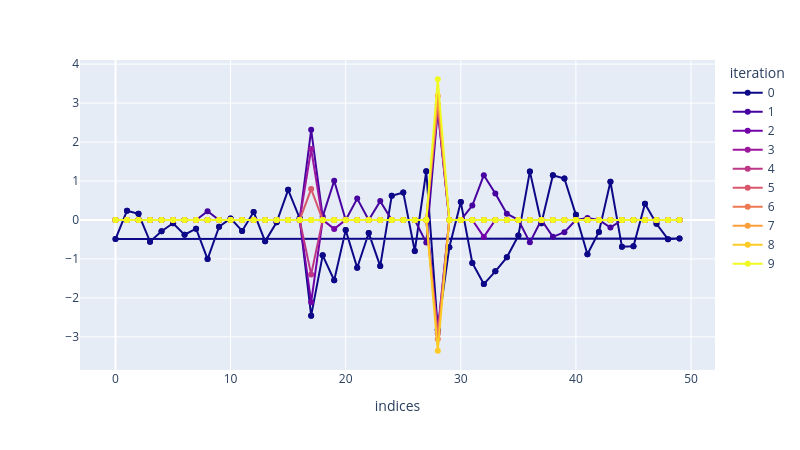

The cell this chart's notebook holds for it:
### Code cell
# résultat    
if N == 1:
    xn = xn.flatten()
    data = pandas.DataFrame({'x':xn, 'y':np.abs(xn), 'iter':np.arange(Niter+1)})
    
    fig = px.scatter(data, x='x', y='y',  
                color='iter',       
                labels={'x':'xn[it]','y':'|xn[it]|'},
                # size='iter',
                )
    
    t = np.linspace(-(np.abs(xn[0])+.5),np.abs(xn[0])+.5,20)
    fig.add_traces(px.line(x=t, y=np.abs(t), color_discrete_sequence=['black'] ).data)

    fig.update_layout(coloraxis_colorbar=dict(
        title=dict(text="Numéro d'itération")))
    t = np.linspace(-4, 4, 400)
    f_t = t**2 + lam*np.abs(t)

    fig = px.line(x=t, y=f_t, labels={'x':'x','y':'f(x)'})
    fig.add_scatter(x=xn, y=xn**2 + lam*np.abs(xn),
                    mode="markers+lines",
                    name="Itérations")


else: 
    data = pandas.DataFrame({'x':np.arange(N), 'y':xn[0], 'iteration':'0'})
    for it in range(0,Niter,Niter//10):
        plt_xn = pandas.DataFrame({'x':np.arange(N), 'y':xn[it], 'iteration':str(it)})
        data   = pandas.concat([data,plt_xn]) 

    myscale = px.colors.sample_colorscale(
        colorscale=px.colors.sequential.Plasma,
        samplepoints=len(data['iteration'].unique()),
        low=0.0, high=1.0,
        colortype="rgb",
    )

    fig = px.line(data,
                x='x',
                y='y', 
                color='iteration',    #color_discrete_sequence=['black','orange', 'orangered'],
                color_discrete_sequence=myscale,           
                labels={'x':'indices','y':''},
                # title='Signaux', 
                markers=True,
                width=800, height=450)


fig.show()

### Figure 1 — Plotly figure (JSON) as saved in the notebook; plotly's stock layout.template omitted (floating-point values rounded to 4 significant figures)
{"data": [{"hovertemplate": "iteration=0<br>indices=%{x}<br>=%{y}<extra></extra>", "legendgroup": "0", "line": {"color": "rgb(13, 8, 135)", "dash": "solid"}, "marker": {"symbol": "circle"}, "mode": "lines+markers", "name": "0", "orientation": "v", "showlegend": true, "type": "scatter", "x": [0, 1, 2, 3, 4, 5, 6, 7, 8, 9, 10, 11, 12, 13, 14, 15, 16, 17, 18, 19, 20, 21, 22, 23, 24, 25, 26, 27, 28, 29, 30, 31, 32, 33, 34, 35, 36, 37, 38, 39, 40, 41, 42, 43, 44, 45, 46, 47, 48, 49, 0, 1, 2, 3, 4, 5, 6, 7, 8, 9, 10, 11, 12, 13, 14, 15, 16, 17, 18, 19, 20, 21, 22, 23, 24, 25, 26, 27, 28, 29, 30, 31, 32, 33, 34, 35, 36, 37, 38, 39, 40, 41, 42, 43, 44, 45, 46, 47, 48, 49], "xaxis": "x", "y": [-0.4892, 0.2372, 0.158, -0.5573, -0.2893, -0.08382, -0.3783, -0.2237, -1.004, -0.1751, 0.03945, -0.282, 0.207, -0.5493, -0.05849, 0.7739, 0.0454, -2.456, -0.9077, -1.547, -0.2607, -1.228, -0.3362, -1.183, 0.6236, 0.7066, -0.7969, 1.251, -2.809, -0.7009, 0.458, -1.105, -1.646, -1.318, -0.9595, -0.4019, 1.247, -0.08256, 1.148, 1.066, 0.1317, -0.8816, -0.3068, 0.9818, -0.6893, -0.6741, 0.4181, -0.09844, -0.4923, -0.4764, -0.4892, 0.2372, 0.158, -0.5573, -0.2893, -0.08382, -0.3783, -0.2237, -1.004, -0.1751, 0.03945, -0.282, 0.207, -0.5493, -0.05849, 0.7739, 0.0454, -2.456, -0.9077, -1.547, -0.2607, -1.228, -0.3362, -1.183, 0.6236, 0.7066, -0.7969, 1.251, -2.809, -0.7009, 0.458, -1.105, -1.646, -1.318, -0.9595, -0.4019, 1.247, -0.08256, 1.148, 1.066, 0.1317, -0.8816, -0.3068, 0.9818, -0.6893, -0.6741, 0.4181, -0.09844, -0.4923, -0.4764], "yaxis": "y"}, {"hovertemplate": "iteration=1<br>indices=%{x}<br>=%{y}<extra></extra>", "legendgroup": "1", "line": {"color": "rgb(70, 3, 159)", "dash": "solid"}, "marker": {"symbol": "circle"}, "mode": "lines+markers", "name": "1", "orientation": "v", "showlegend": true, "type": "scatter", "x": [0, 1, 2, 3, 4, 5, 6, 7, 8, 9, 10, 11, 12, 13, 14, 15, 16, 17, 18, 19, 20, 21, 22, 23, 24, 25, 26, 27, 28, 29, 30, 31, 32, 33, 34, 35, 36, 37, 38, 39, 40, 41, 42, 43, 44, 45, 46, 47, 48, 49], "xaxis": "x", "y": [0.0, -0.0, -0.0, 0.0, 0.0, 0.0, 0.0, 0.0, 0.226, 0.0, -0.0, 0.0, -0.0, 0.0, 0.0, -0.0, -0.0, 2.314, 0.08677, 1.007, 0.0, 0.5477, 0.0, 0.4836, -0.0, -0.0, 0.0, -0.5808, 2.823, 0.0, -0.0, 0.3706, 1.149, 0.6768, 0.1613, 0.0, -0.5747, 0.0, -0.4328, -0.3139, -0.0, 0.04917, 0.0, -0.1933, 0.0, 0.0, -0.0, 0.0, 0.0, 0.0], "yaxis": "y"}, {"hovertemplate": "iteration=2<br>indices=%{x}<br>=%{y}<extra></extra>", "legendgroup": "2", "line": {"color": "rgb(114, 1, 168)", "dash": "solid"}, "marker": {"symbol": "circle"}, "mode": "lines+markers", "name": "2", "orientation": "v", "showlegend": true, "type": "scatter", "x": [0, 1, 2, 3, 4, 5, 6, 7, 8, 9, 10, 11, 12, 13, 14, 15, 16, 17, 18, 19, 20, 21, 22, 23, 24, 25, 26, 27, 28, 29, 30, 31, 32, 33, 34, 35, 36, 37, 38, 39, 40, 41, 42, 43, 44, 45, 46, 47, 48, 49], "xaxis": "x", "y": [0.0, 0.0, 0.0, 0.0, 0.0, 0.0, 0.0, 0.0, -0.0, 0.0, 0.0, 0.0, 0.0, 0.0, 0.0, 0.0, 0.0, -2.111, -0.0, -0.2291, 0.0, -0.0, 0.0, -0.0, 0.0, 0.0, 0.0, 0.0, -2.843, 0.0, 0.0, -0.0, -0.4343, -0.0, -0.0, 0.0, 0.0, 0.0, 0.0, 0.0, 0.0, -0.0, 0.0, 0.0, 0.0, 0.0, 0.0, 0.0, 0.0, 0.0], "yaxis": "y"}, {"hovertemplate": "iteration=3<br>indices=%{x}<br>=%{y}<extra></extra>", "legendgroup": "3", "line": {"color": "rgb(156, 23, 158)", "dash": "solid"}, "marker": {"symbol": "circle"}, "mode": "lines+markers", "name": "3", "orientation": "v", "showlegend": true, "type": "scatter", "x": [0, 1, 2, 3, 4, 5, 6, 7, 8, 9, 10, 11, 12, 13, 14, 15, 16, 17, 18, 19, 20, 21, 22, 23, 24, 25, 26, 27, 28, 29, 30, 31, 32, 33, 34, 35, 36, 37, 38, 39, 40, 41, 42, 43, 44, 45, 46, 47, 48, 49], "xaxis": "x", "y": [0.0, 0.0, 0.0, 0.0, 0.0, 0.0, 0.0, 0.0, 0.0, 0.0, 0.0, 0.0, 0.0, 0.0, 0.0, 0.0, 0.0, 1.819, 0.0, 0.0, 0.0, 0.0, 0.0, 0.0, 0.0, 0.0, 0.0, 0.0, 2.871, 0.0, 0.0, 0.0, 0.0, 0.0, 0.0, 0.0, 0.0, 0.0, 0.0, 0.0, 0.0, 0.0, 0.0, 0.0, 0.0, 0.0, 0.0, 0.0, 0.0, 0.0], "yaxis": "y"}, {"hovertemplate": "iteration=4<br>indices=%{x}<br>=%{y}<extra></extra>", "legendgroup": "4", "line": {"color": "rgb(189, 55, 134)", "dash": "solid"}, "marker": {"symbol": "circle"}, "mode": "lines+markers", "name": "4", "orientation": "v", "showlegend": true, "type": "scatter", "x": [0, 1, 2, 3, 4, 5, 6, 7, 8, 9, 10, 11, 12, 13, 14, 15, 16, 17, 18, 19, 20, 21, 22, 23, 24, 25, 26, 27, 28, 29, 30, 31, 32, 33, 34, 35, 36, 37, 38, 39, 40, 41, 42, 43, 44, 45, 46, 47, 48, 49], "xaxis": "x", "y": [0.0, 0.0, 0.0, 0.0, 0.0, 0.0, 0.0, 0.0, 0.0, 0.0, 0.0, 0.0, 0.0, 0.0, 0.0, 0.0, 0.0, -1.398, 0.0, 0.0, 0.0, 0.0, 0.0, 0.0, 0.0, 0.0, 0.0, 0.0, -2.913, 0.0, 0.0, 0.0, 0.0, 0.0, 0.0, 0.0, 0.0, 0.0, 0.0, 0.0, 0.0, 0.0, 0.0, 0.0, 0.0, 0.0, 0.0, 0.0, 0.0, 0.0], "yaxis": "y"}, {"hovertemplate": "iteration=5<br>indices=%{x}<br>=%{y}<extra></extra>", "legendgroup": "5", "line": {"color": "rgb(216, 87, 107)", "dash": "solid"}, "marker": {"symbol": "circle"}, "mode": "lines+markers", "name": "5", "orientation": "v", "showlegend": true, "type": "scatter", "x": [0, 1, 2, 3, 4, 5, 6, 7, 8, 9, 10, 11, 12, 13, 14, 15, 16, 17, 18, 19, 20, 21, 22, 23, 24, 25, 26, 27, 28, 29, 30, 31, 32, 33, 34, 35, 36, 37, 38, 39, 40, 41, 42, 43, 44, 45, 46, 47, 48, 49], "xaxis": "x", "y": [0.0, 0.0, 0.0, 0.0, 0.0, 0.0, 0.0, 0.0, 0.0, 0.0, 0.0, 0.0, 0.0, 0.0, 0.0, 0.0, 0.0, 0.792, 0.0, 0.0, 0.0, 0.0, 0.0, 0.0, 0.0, 0.0, 0.0, 0.0, 2.972, 0.0, 0.0, 0.0, 0.0, 0.0, 0.0, 0.0, 0.0, 0.0, 0.0, 0.0, 0.0, 0.0, 0.0, 0.0, 0.0, 0.0, 0.0, 0.0, 0.0, 0.0], "yaxis": "y"}, {"hovertemplate": "iteration=6<br>indices=%{x}<br>=%{y}<extra></extra>", "legendgroup": "6", "line": {"color": "rgb(237, 121, 83)", "dash": "solid"}, "marker": {"symbol": "circle"}, "mode": "lines+markers", "name": "6", "orientation": "v", "showlegend": true, "type": "scatter", "x": [0, 1, 2, 3, 4, 5, 6, 7, 8, 9, 10, 11, 12, 13, 14, 15, 16, 17, 18, 19, 20, 21, 22, 23, 24, 25, 26, 27, 28, 29, 30, 31, 32, 33, 34, 35, 36, 37, 38, 39, 40, 41, 42, 43, 44, 45, 46, 47, 48, 49], "xaxis": "x", "y": [0.0, 0.0, 0.0, 0.0, 0.0, 0.0, 0.0, 0.0, 0.0, 0.0, 0.0, 0.0, 0.0, 0.0, 0.0, 0.0, 0.0, -0.0, 0.0, 0.0, 0.0, 0.0, 0.0, 0.0, 0.0, 0.0, 0.0, 0.0, -3.057, 0.0, 0.0, 0.0, 0.0, 0.0, 0.0, 0.0, 0.0, 0.0, 0.0, 0.0, 0.0, 0.0, 0.0, 0.0, 0.0, 0.0, 0.0, 0.0, 0.0, 0.0], "yaxis": "y"}, {"hovertemplate": "iteration=7<br>indices=%{x}<br>=%{y}<extra></extra>", "legendgroup": "7", "line": {"color": "rgb(251, 159, 58)", "dash": "solid"}, "marker": {"symbol": "circle"}, "mode": "lines+markers", "name": "7", "orientation": "v", "showlegend": true, "type": "scatter", "x": [0, 1, 2, 3, 4, 5, 6, 7, 8, 9, 10, 11, 12, 13, 14, 15, 16, 17, 18, 19, 20, 21, 22, 23, 24, 25, 26, 27, 28, 29, 30, 31, 32, 33, 34, 35, 36, 37, 38, 39, 40, 41, 42, 43, 44, 45, 46, 47, 48, 49], "xaxis": "x", "y": [0.0, 0.0, 0.0, 0.0, 0.0, 0.0, 0.0, 0.0, 0.0, 0.0, 0.0, 0.0, 0.0, 0.0, 0.0, 0.0, 0.0, 0.0, 0.0, 0.0, 0.0, 0.0, 0.0, 0.0, 0.0, 0.0, 0.0, 0.0, 3.18, 0.0, 0.0, 0.0, 0.0, 0.0, 0.0, 0.0, 0.0, 0.0, 0.0, 0.0, 0.0, 0.0, 0.0, 0.0, 0.0, 0.0, 0.0, 0.0, 0.0, 0.0], "yaxis": "y"}, {"hovertemplate": "iteration=8<br>indices=%{x}<br>=%{y}<extra></extra>", "legendgroup": "8", "line": {"color": "rgb(253, 202, 38)", "dash": "solid"}, "marker": {"symbol": "circle"}, "mode": "lines+markers", "name": "8", "orientation": "v", "showlegend": true, "type": "scatter", "x": [0, 1, 2, 3, 4, 5, 6, 7, 8, 9, 10, 11, 12, 13, 14, 15, 16, 17, 18, 19, 20, 21, 22, 23, 24, 25, 26, 27, 28, 29, 30, 31, 32, 33, 34, 35, 36, 37, 38, 39, 40, 41, 42, 43, 44, 45, 46, 47, 48, 49], "xaxis": "x", "y": [0.0, 0.0, 0.0, 0.0, 0.0, 0.0, 0.0, 0.0, 0.0, 0.0, 0.0, 0.0, 0.0, 0.0, 0.0, 0.0, 0.0, 0.0, 0.0, 0.0, 0.0, 0.0, 0.0, 0.0, 0.0, 0.0, 0.0, 0.0, -3.357, 0.0, 0.0, 0.0, 0.0, 0.0, 0.0, 0.0, 0.0, 0.0, 0.0, 0.0, 0.0, 0.0, 0.0, 0.0, 0.0, 0.0, 0.0, 0.0, 0.0, 0.0], "yaxis": "y"}, {"hovertemplate": "iteration=9<br>indices=%{x}<br>=%{y}<extra></extra>", "legendgroup": "9", "line": {"color": "rgb(240, 249, 33)", "dash": "solid"}, "marker": {"symbol": "circle"}, "mode": "lines+markers", "name": "9", "orientation": "v", "showlegend": true, "type": "scatter", "x": [0, 1, 2, 3, 4, 5, 6, 7, 8, 9, 10, 11, 12, 13, 14, 15, 16, 17, 18, 19, 20, 21, 22, 23, 24, 25, 26, 27, 28, 29, 30, 31, 32, 33, 34, 35, 36, 37, 38, 39, 40, 41, 42, 43, 44, 45, 46, 47, 48, 49], "xaxis": "x", "y": [0.0, 0.0, 0.0, 0.0, 0.0, 0.0, 0.0, 0.0, 0.0, 0.0, 0.0, 0.0, 0.0, 0.0, 0.0, 0.0, 0.0, 0.0, 0.0, 0.0, 0.0, 0.0, 0.0, 0.0, 0.0, 0.0, 0.0, 0.0, 3.612, 0.0, 0.0, 0.0, 0.0, 0.0, 0.0, 0.0, 0.0, 0.0, 0.0, 0.0, 0.0, 0.0, 0.0, 0.0, 0.0, 0.0, 0.0, 0.0, 0.0, 0.0], "yaxis": "y"}], "layout": {"height": 450, "legend": {"title": {"text": "iteration"}, "tracegroupgap": 0}, "margin": {"t": 60}, "width": 800, "xaxis": {"anchor": "y", "domain": [0, 1], "title": {"text": "indices"}}, "yaxis": {"anchor": "x", "domain": [0, 1], "title": {"text": ""}}}}
